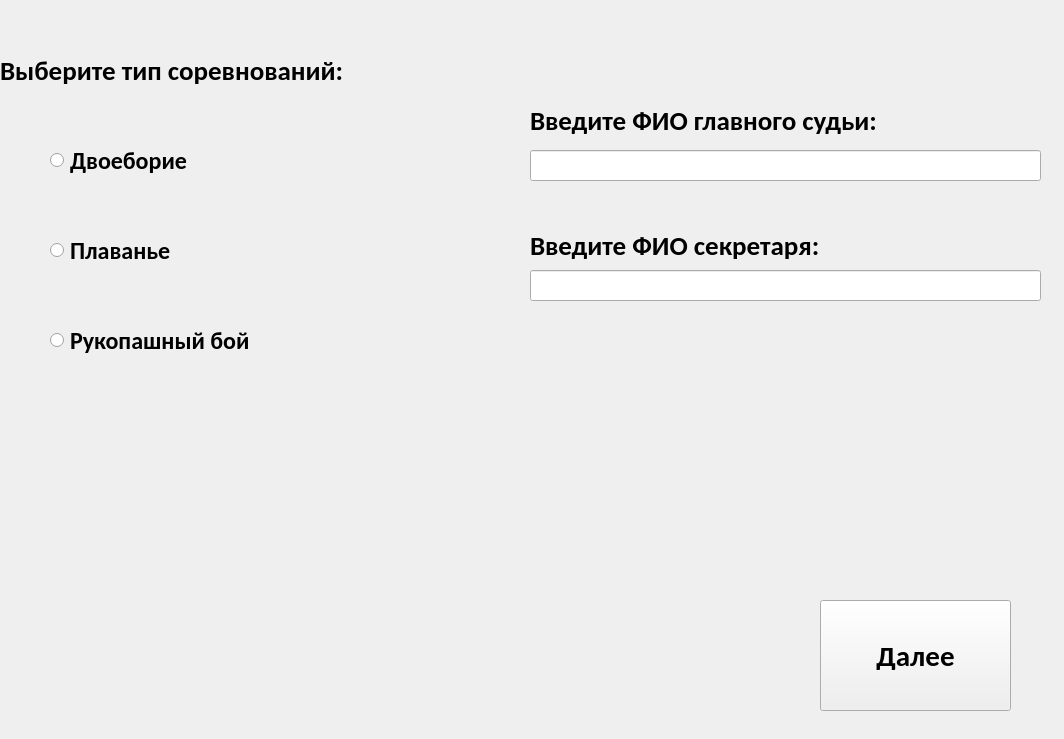
<?xml version="1.0" encoding="UTF-8"?>
<ui version="4.0">
 <class>MainWindow</class>
 <widget class="QMainWindow" name="MainWindow">
  <property name="geometry">
   <rect>
    <x>0</x>
    <y>0</y>
    <width>1064</width>
    <height>739</height>
   </rect>
  </property>
  <property name="windowTitle">
   <string>MainWindow</string>
  </property>
  <widget class="QWidget" name="centralwidget">
   <widget class="QLabel" name="Changeurtype">
    <property name="geometry">
     <rect>
      <x>0</x>
      <y>0</y>
      <width>541</width>
      <height>141</height>
     </rect>
    </property>
    <property name="font">
     <font>
      <family>Calibri</family>
      <pointsize>20</pointsize>
      <weight>75</weight>
      <bold>true</bold>
     </font>
    </property>
    <property name="text">
     <string>Выберите тип соревнований:</string>
    </property>
    <property name="margin">
     <number>50</number>
    </property>
   </widget>
   <widget class="QRadioButton" name="Duo">
    <property name="enabled">
     <bool>true</bool>
    </property>
    <property name="geometry">
     <rect>
      <x>50</x>
      <y>140</y>
      <width>191</width>
      <height>41</height>
     </rect>
    </property>
    <property name="font">
     <font>
      <family>Calibri</family>
      <pointsize>18</pointsize>
      <weight>75</weight>
      <bold>true</bold>
     </font>
    </property>
    <property name="text">
     <string>Двоеборие</string>
    </property>
   </widget>
   <widget class="QRadioButton" name="Swimming">
    <property name="geometry">
     <rect>
      <x>50</x>
      <y>230</y>
      <width>171</width>
      <height>41</height>
     </rect>
    </property>
    <property name="font">
     <font>
      <family>Calibri</family>
      <pointsize>18</pointsize>
      <weight>75</weight>
      <bold>true</bold>
     </font>
    </property>
    <property name="text">
     <string>Плаванье</string>
    </property>
   </widget>
   <widget class="QRadioButton" name="RB">
    <property name="geometry">
     <rect>
      <x>50</x>
      <y>310</y>
      <width>301</width>
      <height>61</height>
     </rect>
    </property>
    <property name="font">
     <font>
      <family>Calibri</family>
      <pointsize>18</pointsize>
      <weight>75</weight>
      <bold>true</bold>
     </font>
    </property>
    <property name="text">
     <string>Рукопашный бой</string>
    </property>
   </widget>
   <widget class="QPushButton" name="Next">
    <property name="geometry">
     <rect>
      <x>820</x>
      <y>600</y>
      <width>191</width>
      <height>111</height>
     </rect>
    </property>
    <property name="font">
     <font>
      <family>Calibri</family>
      <pointsize>22</pointsize>
      <weight>75</weight>
      <bold>true</bold>
     </font>
    </property>
    <property name="text">
     <string>Далее</string>
    </property>
   </widget>
   <widget class="QLineEdit" name="FIOSud">
    <property name="geometry">
     <rect>
      <x>530</x>
      <y>150</y>
      <width>511</width>
      <height>31</height>
     </rect>
    </property>
   </widget>
   <widget class="QLabel" name="Sud">
    <property name="geometry">
     <rect>
      <x>530</x>
      <y>105</y>
      <width>441</width>
      <height>31</height>
     </rect>
    </property>
    <property name="font">
     <font>
      <family>Calibri</family>
      <pointsize>20</pointsize>
      <weight>75</weight>
      <bold>true</bold>
     </font>
    </property>
    <property name="text">
     <string>Введите ФИО главного судьи:</string>
    </property>
   </widget>
   <widget class="QLineEdit" name="FIOSec">
    <property name="geometry">
     <rect>
      <x>530</x>
      <y>270</y>
      <width>511</width>
      <height>31</height>
     </rect>
    </property>
   </widget>
   <widget class="QLabel" name="Sec">
    <property name="geometry">
     <rect>
      <x>530</x>
      <y>230</y>
      <width>441</width>
      <height>31</height>
     </rect>
    </property>
    <property name="font">
     <font>
      <family>Calibri</family>
      <pointsize>20</pointsize>
      <weight>75</weight>
      <bold>true</bold>
     </font>
    </property>
    <property name="text">
     <string>Введите ФИО секретаря:</string>
    </property>
   </widget>
  </widget>
 </widget>
 <resources/>
 <connections/>
</ui>
